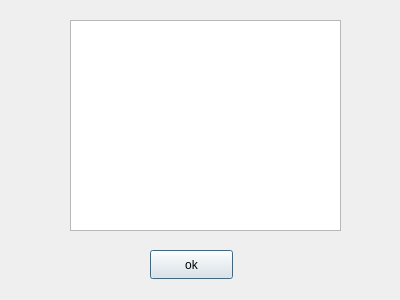
<?xml version="1.0" encoding="UTF-8"?>
<ui version="4.0">
 <class>ExperimentInfo</class>
 <widget class="QDialog" name="ExperimentInfo">
  <property name="geometry">
   <rect>
    <x>0</x>
    <y>0</y>
    <width>400</width>
    <height>300</height>
   </rect>
  </property>
  <property name="windowTitle">
   <string>Dialog</string>
  </property>
  <widget class="QPushButton" name="ok">
   <property name="geometry">
    <rect>
     <x>150</x>
     <y>250</y>
     <width>83</width>
     <height>29</height>
    </rect>
   </property>
   <property name="text">
    <string>ok</string>
   </property>
  </widget>
  <widget class="QPlainTextEdit" name="info">
   <property name="geometry">
    <rect>
     <x>70</x>
     <y>20</y>
     <width>271</width>
     <height>211</height>
    </rect>
   </property>
  </widget>
 </widget>
 <resources/>
 <connections/>
</ui>
